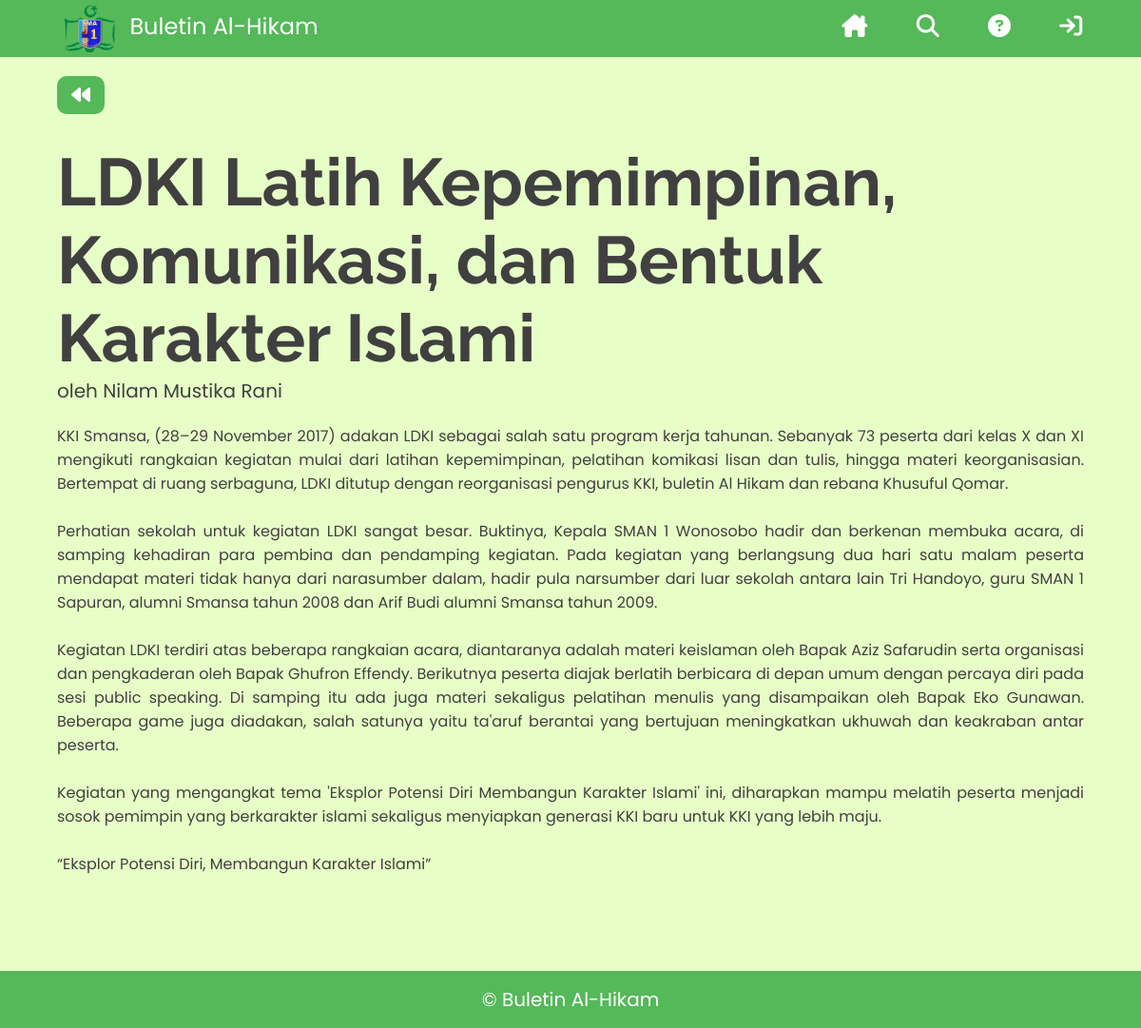
The page /tulisan.php?id=48 on the database its author committed.
### tables this page shows
CREATE TABLE `tulisan` (
  `id` int(11) NOT NULL,
  `judul` varchar(100) NOT NULL,
  `tipe_konten` varchar(50) NOT NULL,
  `penulis` varchar(50) NOT NULL,
  `konten` mediumtext NOT NULL,
  `id_buletin` int(11) NOT NULL
);

### tulisan.php (the view, shortened to what this page needs)
<?php
require('dbconfig-1.php');
try {
    $pdo = new PDO($dsn,$db_username,$db_password,$opt);
    $id = $_GET["id"];
    $sql = "SELECT * FROM tulisan WHERE id=$id";
    $hasil = $pdo->query($sql);
    $hasil->setFetchMode(PDO::FETCH_ASSOC);
    $row = $hasil->fetch();
} catch (PDOException $e) {
    exit("PDO Error: ".$e->getMessage()."<br>");
}
?>
<!DOCTYPE html>
<html lang="id">
<head>
    <link rel="stylesheet" href="style/styleUmum.css">
    <link rel="stylesheet" href="style/styleHeader.css">
    <link rel="stylesheet" href="style/styleFooter.css">
    <link rel="stylesheet" href="style/styleKonten.css">
</head>
<body>
    <?php
    include("header.php");
    ?>
    <div class="container">
        <div class="tombol kembali">
            <a href='buletin.php?id_buletin=<?php echo $row['id_buletin'];?>' title="kembali"> <i class="fa-solid fa-backward"></i></a>
        </div>
        <div class="header-konten">
            <h1> <?php echo $row['judul'];?></h1>
            <p> oleh <?php echo $row['penulis'];?> </p>
        </div>
        <div class="isi-konten">
            <?php echo nl2br($row['konten']);?>
        </div>
    </div>
    <?php
    include("footer.php");
    ?>
</body>
</html>

### style/styleUmum.css (style rules this page uses)
* { margin: 0; padding: 0; font-family: sans-serif; color: #404040; box-sizing: border-box; }
body { background-color: #e7ffc7; overflow-x: hidden; }
a { text-decoration: none; }
.container { min-height: 90vh; }
.tombol { margin-left: 5%; }
.tombol a { display: inline-block; background-color: #55B859; color: white; height: fit-content; font-family: 'Poppins'; font-size: 20px; padding: 5px 15px; width: fit-content; border-radius: 10px; margin: 30px 3% 0 0; transition-duration: 0.3s; }
.tombol a i { color: white; }

### style/styleKonten.css (style rules this page uses)
.tombol.kembali { margin-top: 50px; }
.header-konten { margin: 30px 5% 0 5%; font-family: 'Poppins'; }
.header-konten h1 { font-family: 'Raleway'; font-size: 70px; }
.header-konten p { font-family: 'Poppins'; font-size: 20px; }
.isi-konten { font-family: 'Poppins'; font-size: 16px; text-align: justify; margin: 20px 5% 0 5%; min-height: 45vh; }
.tombol { margin-left: 5%; }
.tombol a { display: inline-block; background-color: #55B859; color: white; height: fit-content; font-family: 'Poppins'; font-size: 20px; padding: 5px 15px; width: fit-content; border-radius: 10px; margin: 30px 3% 0 0; }
.tombol a i { color: white; }

### rows shown on the page
tulisan: judul "LDKI Latih Kepemimpinan, Komunikasi, dan Bentuk Karakter Islami", penulis "Nilam Mustika Rani", konten "KKI Smansa, (28–29 November 2017) adakan LDKI sebagai salah satu program kerja tahunan. Sebanyak 73 peserta dari kelas X dan XI mengikuti rangkaian kegiatan mulai dari latihan kepemimpinan, pelatihan komikasi lisan dan tulis, hingga materi keorganisasian. Bertempat di ruang serbaguna, LDKI ditutup dengan reorganisasi pengurus KKI, buletin Al Hikam dan rebana Khusuful Qomar. Perhatian sekolah untuk kegiatan LDKI sangat besar. Buktinya, Kepala SMAN 1 Wonosobo hadir dan berkenan membuka acara, di samping kehadiran para pembina dan pendamping kegiatan. Pada kegiatan yang berlangsung dua hari satu malam peserta mendapat materi tidak hanya dari narasumber dalam, hadir pula narsumber dari luar…"
